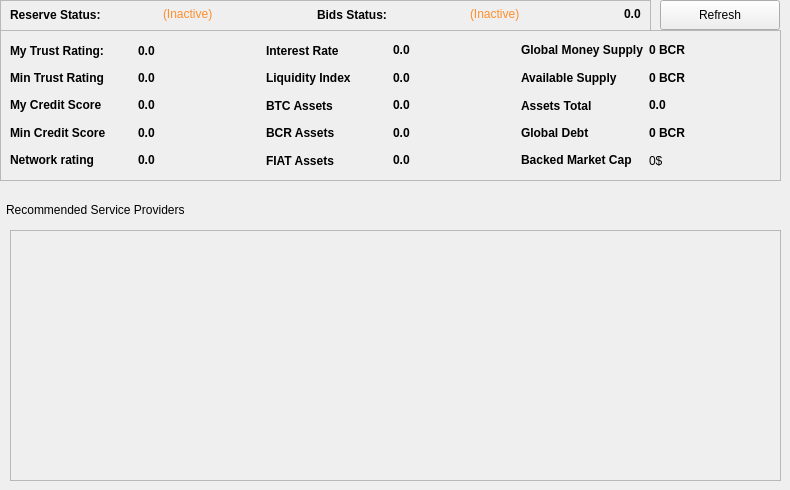
  <widget class="QWidget" name="tab_3">
   <attribute name="title">
    <string>System Statics</string>
   </attribute>
   <widget class="QFrame" name="frame">
    <property name="geometry">
     <rect>
      <x>0</x>
      <y>30</y>
      <width>781</width>
      <height>151</height>
     </rect>
    </property>
    <property name="frameShape">
     <enum>QFrame::StyledPanel</enum>
    </property>
    <property name="frameShadow">
     <enum>QFrame::Raised</enum>
    </property>
    <widget class="QWidget" name="layoutWidget_4">
     <property name="geometry">
      <rect>
       <x>10</x>
       <y>10</y>
       <width>761</width>
       <height>131</height>
      </rect>
     </property>
     <layout class="QGridLayout" name="gridLayout_2">
      <item row="4" column="1">
       <widget class="QLabel" name="networkrating">
        <property name="font">
         <font>
          <weight>75</weight>
          <bold>true</bold>
         </font>
        </property>
        <property name="cursor">
         <cursorShape>IBeamCursor</cursorShape>
        </property>
        <property name="toolTip">
         <string/>
        </property>
        <property name="styleSheet">
         <string notr="true"/>
        </property>
        <property name="text">
         <string notr="true">0.0</string>
        </property>
        <property name="textInteractionFlags">
         <set>Qt::LinksAccessibleByMouse|Qt::TextSelectableByKeyboard|Qt::TextSelectableByMouse</set>
        </property>
       </widget>
      </item>
      <item row="0" column="3">
       <widget class="QLabel" name="netinterestrate">
        <property name="font">
         <font>
          <weight>75</weight>
          <bold>true</bold>
         </font>
        </property>
        <property name="cursor">
         <cursorShape>IBeamCursor</cursorShape>
        </property>
        <property name="toolTip">
         <string/>
        </property>
        <property name="styleSheet">
         <string notr="true"/>
        </property>
        <property name="text">
         <string notr="true">0.0</string>
        </property>
        <property name="textInteractionFlags">
         <set>Qt::LinksAccessibleByMouse|Qt::TextSelectableByKeyboard|Qt::TextSelectableByMouse</set>
        </property>
       </widget>
      </item>
      <item row="3" column="1">
       <widget class="QLabel" name="mincreditscore">
        <property name="font">
         <font>
          <weight>75</weight>
          <bold>true</bold>
         </font>
        </property>
        <property name="cursor">
         <cursorShape>IBeamCursor</cursorShape>
        </property>
        <property name="toolTip">
         <string/>
        </property>
        <property name="styleSheet">
         <string notr="true"/>
        </property>
        <property name="text">
         <string notr="true">0.0</string>
        </property>
        <property name="textInteractionFlags">
         <set>Qt::LinksAccessibleByMouse|Qt::TextSelectableByKeyboard|Qt::TextSelectableByMouse</set>
        </property>
       </widget>
      </item>
      <item row="0" column="0">
       <widget class="QLabel" name="trust">
        <property name="font">
         <font>
          <weight>75</weight>
          <bold>true</bold>
         </font>
        </property>
        <property name="styleSheet">
         <string notr="true"/>
        </property>
        <property name="text">
         <string>My Trust Rating:</string>
        </property>
       </widget>
      </item>
      <item row="3" column="0">
       <widget class="QLabel" name="label_11">
        <property name="font">
         <font>
          <weight>75</weight>
          <bold>true</bold>
         </font>
        </property>
        <property name="styleSheet">
         <string notr="true"/>
        </property>
        <property name="text">
         <string>&lt;html&gt;&lt;head/&gt;&lt;body&gt;&lt;p&gt;Min Credit Score&lt;/p&gt;&lt;/body&gt;&lt;/html&gt;</string>
        </property>
       </widget>
      </item>
      <item row="0" column="2">
       <widget class="QLabel" name="label_20">
        <property name="font">
         <font>
          <weight>75</weight>
          <bold>true</bold>
         </font>
        </property>
        <property name="styleSheet">
         <string notr="true"/>
        </property>
        <property name="text">
         <string>Interest Rate </string>
        </property>
       </widget>
      </item>
      <item row="1" column="3">
       <widget class="QLabel" name="liquidityindex">
        <property name="font">
         <font>
          <weight>75</weight>
          <bold>true</bold>
         </font>
        </property>
        <property name="cursor">
         <cursorShape>IBeamCursor</cursorShape>
        </property>
        <property name="toolTip">
         <string/>
        </property>
        <property name="styleSheet">
         <string notr="true"/>
        </property>
        <property name="text">
         <string notr="true">0.0</string>
        </property>
        <property name="textInteractionFlags">
         <set>Qt::LinksAccessibleByMouse|Qt::TextSelectableByKeyboard|Qt::TextSelectableByMouse</set>
        </property>
       </widget>
      </item>
      <item row="2" column="0">
       <widget class="QLabel" name="label_10">
        <property name="font">
         <font>
          <weight>75</weight>
          <bold>true</bold>
         </font>
        </property>
        <property name="styleSheet">
         <string notr="true"/>
        </property>
        <property name="text">
         <string>&lt;html&gt;&lt;head/&gt;&lt;body&gt;&lt;p&gt; My Credit Score&lt;/p&gt;&lt;/body&gt;&lt;/html&gt;</string>
        </property>
       </widget>
      </item>
      <item row="0" column="4">
       <widget class="QLabel" name="label_39">
        <property name="styleSheet">
         <string notr="true"/>
        </property>
        <property name="text">
         <string>&lt;html&gt;&lt;head/&gt;&lt;body&gt;&lt;p&gt;&lt;span style=&quot; font-weight:600;&quot;&gt;Global Money Supply&lt;/span&gt;&lt;/p&gt;&lt;/body&gt;&lt;/html&gt;</string>
        </property>
       </widget>
      </item>
      <item row="1" column="4">
       <widget class="QLabel" name="label_41">
        <property name="styleSheet">
         <string notr="true"/>
        </property>
        <property name="text">
         <string>&lt;html&gt;&lt;head/&gt;&lt;body&gt;&lt;p&gt;&lt;span style=&quot; font-weight:600;&quot;&gt;Available Supply&lt;/span&gt;&lt;/p&gt;&lt;/body&gt;&lt;/html&gt;</string>
        </property>
       </widget>
      </item>
      <item row="2" column="2">
       <widget class="QLabel" name="label_14">
        <property name="font">
         <font>
          <weight>75</weight>
          <bold>true</bold>
         </font>
        </property>
        <property name="styleSheet">
         <string notr="true"/>
        </property>
        <property name="text">
         <string>BTC Assets</string>
        </property>
       </widget>
      </item>
      <item row="4" column="2">
       <widget class="QLabel" name="label_16">
        <property name="font">
         <font>
          <weight>75</weight>
          <bold>true</bold>
         </font>
        </property>
        <property name="styleSheet">
         <string notr="true"/>
        </property>
        <property name="text">
         <string>FIAT Assets</string>
        </property>
       </widget>
      </item>
      <item row="1" column="1">
       <widget class="QLabel" name="mintrust">
        <property name="font">
         <font>
          <weight>75</weight>
          <bold>true</bold>
         </font>
        </property>
        <property name="cursor">
         <cursorShape>IBeamCursor</cursorShape>
        </property>
        <property name="toolTip">
         <string/>
        </property>
        <property name="styleSheet">
         <string notr="true"/>
        </property>
        <property name="text">
         <string notr="true">0.0</string>
        </property>
        <property name="textInteractionFlags">
         <set>Qt::LinksAccessibleByMouse|Qt::TextSelectableByKeyboard|Qt::TextSelectableByMouse</set>
        </property>
       </widget>
      </item>
      <item row="0" column="1">
       <widget class="QLabel" name="trustscoreLabel">
        <property name="font">
         <font>
          <weight>75</weight>
          <bold>true</bold>
         </font>
        </property>
        <property name="text">
         <string>0.0</string>
        </property>
       </widget>
      </item>
      <item row="4" column="0">
       <widget class="QLabel" name="label_15">
        <property name="font">
         <font>
          <weight>75</weight>
          <bold>true</bold>
         </font>
        </property>
        <property name="styleSheet">
         <string notr="true"/>
        </property>
        <property name="text">
         <string>&lt;html&gt;&lt;head/&gt;&lt;body&gt;&lt;p&gt;Network rating&lt;/p&gt;&lt;/body&gt;&lt;/html&gt;</string>
        </property>
       </widget>
      </item>
      <item row="3" column="3">
       <widget class="QLabel" name="bcrassets">
        <property name="font">
         <font>
          <weight>75</weight>
          <bold>true</bold>
         </font>
        </property>
        <property name="cursor">
         <cursorShape>IBeamCursor</cursorShape>
        </property>
        <property name="toolTip">
         <string/>
        </property>
        <property name="styleSheet">
         <string notr="true"/>
        </property>
        <property name="text">
         <string notr="true">0.0</string>
        </property>
        <property name="textInteractionFlags">
         <set>Qt::LinksAccessibleByMouse|Qt::TextSelectableByKeyboard|Qt::TextSelectableByMouse</set>
        </property>
       </widget>
      </item>
      <item row="1" column="2">
       <widget class="QLabel" name="label_13">
        <property name="font">
         <font>
          <weight>75</weight>
          <bold>true</bold>
         </font>
        </property>
        <property name="styleSheet">
         <string notr="true"/>
        </property>
        <property name="text">
         <string>Liquidity Index</string>
        </property>
       </widget>
      </item>
      <item row="1" column="0">
       <widget class="QLabel" name="label_9">
        <property name="font">
         <font>
          <weight>75</weight>
          <bold>true</bold>
         </font>
        </property>
        <property name="styleSheet">
         <string notr="true"/>
        </property>
        <property name="text">
         <string>&lt;html&gt;&lt;head/&gt;&lt;body&gt;&lt;p&gt;Min Trust Rating&lt;/p&gt;&lt;/body&gt;&lt;/html&gt;</string>
        </property>
       </widget>
      </item>
      <item row="2" column="1">
       <widget class="QLabel" name="avecreditscore">
        <property name="font">
         <font>
          <weight>75</weight>
          <bold>true</bold>
         </font>
        </property>
        <property name="cursor">
         <cursorShape>IBeamCursor</cursorShape>
        </property>
        <property name="toolTip">
         <string/>
        </property>
        <property name="styleSheet">
         <string notr="true"/>
        </property>
        <property name="text">
         <string notr="true">0.0</string>
        </property>
        <property name="textInteractionFlags">
         <set>Qt::LinksAccessibleByMouse|Qt::TextSelectableByKeyboard|Qt::TextSelectableByMouse</set>
        </property>
       </widget>
      </item>
      <item row="2" column="3">
       <widget class="QLabel" name="btcassets">
        <property name="font">
         <font>
          <weight>75</weight>
          <bold>true</bold>
         </font>
        </property>
        <property name="cursor">
         <cursorShape>IBeamCursor</cursorShape>
        </property>
        <property name="toolTip">
         <string/>
        </property>
        <property name="styleSheet">
         <string notr="true"/>
        </property>
        <property name="text">
         <string notr="true">0.0</string>
        </property>
        <property name="textInteractionFlags">
         <set>Qt::LinksAccessibleByMouse|Qt::TextSelectableByKeyboard|Qt::TextSelectableByMouse</set>
        </property>
       </widget>
      </item>
      <item row="2" column="4">
       <widget class="QLabel" name="label_42">
        <property name="font">
         <font>
          <weight>75</weight>
          <bold>true</bold>
         </font>
        </property>
        <property name="styleSheet">
         <string notr="true"/>
        </property>
        <property name="text">
         <string>Assets Total</string>
        </property>
       </widget>
      </item>
      <item row="3" column="2">
       <widget class="QLabel" name="label_18">
        <property name="font">
         <font>
          <weight>75</weight>
          <bold>true</bold>
         </font>
        </property>
        <property name="styleSheet">
         <string notr="true"/>
        </property>
        <property name="text">
         <string>BCR Assets </string>
        </property>
       </widget>
      </item>
      <item row="0" column="5">
       <widget class="QLabel" name="gblmoneysupply">
        <property name="font">
         <font>
          <weight>75</weight>
          <bold>true</bold>
         </font>
        </property>
        <property name="cursor">
         <cursorShape>IBeamCursor</cursorShape>
        </property>
        <property name="toolTip">
         <string/>
        </property>
        <property name="styleSheet">
         <string notr="true"/>
        </property>
        <property name="text">
         <string notr="true">0 BCR</string>
        </property>
        <property name="textInteractionFlags">
         <set>Qt::LinksAccessibleByMouse|Qt::TextSelectableByKeyboard|Qt::TextSelectableByMouse</set>
        </property>
       </widget>
      </item>
      <item row="4" column="3">
       <widget class="QLabel" name="fiatassets">
        <property name="font">
         <font>
          <weight>75</weight>
          <bold>true</bold>
         </font>
        </property>
        <property name="cursor">
         <cursorShape>IBeamCursor</cursorShape>
        </property>
        <property name="toolTip">
         <string/>
        </property>
        <property name="styleSheet">
         <string notr="true"/>
        </property>
        <property name="text">
         <string notr="true">0.0</string>
        </property>
        <property name="textInteractionFlags">
         <set>Qt::LinksAccessibleByMouse|Qt::TextSelectableByKeyboard|Qt::TextSelectableByMouse</set>
        </property>
       </widget>
      </item>
      <item row="3" column="4">
       <widget class="QLabel" name="label_38">
        <property name="styleSheet">
         <string notr="true"/>
        </property>
        <property name="text">
         <string>&lt;html&gt;&lt;head/&gt;&lt;body&gt;&lt;p&gt;&lt;span style=&quot; font-weight:600;&quot;&gt;Global Debt&lt;/span&gt;&lt;/p&gt;&lt;/body&gt;&lt;/html&gt;</string>
        </property>
       </widget>
      </item>
      <item row="4" column="4">
       <widget class="QLabel" name="label_40">
        <property name="styleSheet">
         <string notr="true"/>
        </property>
        <property name="text">
         <string>&lt;html&gt;&lt;head/&gt;&lt;body&gt;&lt;p&gt;&lt;span style=&quot; font-weight:600;&quot;&gt;Backed Market Cap&lt;/span&gt;&lt;/p&gt;&lt;/body&gt;&lt;/html&gt;</string>
        </property>
       </widget>
      </item>
      <item row="1" column="5">
       <widget class="QLabel" name="gblavailablecredit">
        <property name="font">
         <font>
          <weight>75</weight>
          <bold>true</bold>
         </font>
        </property>
        <property name="cursor">
         <cursorShape>IBeamCursor</cursorShape>
        </property>
        <property name="toolTip">
         <string/>
        </property>
        <property name="styleSheet">
         <string notr="true"/>
        </property>
        <property name="text">
         <string notr="true">0 BCR</string>
        </property>
        <property name="textInteractionFlags">
         <set>Qt::LinksAccessibleByMouse|Qt::TextSelectableByKeyboard|Qt::TextSelectableByMouse</set>
        </property>
       </widget>
      </item>
      <item row="2" column="5">
       <widget class="QLabel" name="assetstotal">
        <property name="font">
         <font>
          <weight>75</weight>
          <bold>true</bold>
         </font>
        </property>
        <property name="cursor">
         <cursorShape>IBeamCursor</cursorShape>
        </property>
        <property name="toolTip">
         <string/>
        </property>
        <property name="styleSheet">
         <string notr="true"/>
        </property>
        <property name="text">
         <string notr="true">0.0</string>
        </property>
        <property name="textInteractionFlags">
         <set>Qt::LinksAccessibleByMouse|Qt::TextSelectableByKeyboard|Qt::TextSelectableByMouse</set>
        </property>
       </widget>
      </item>
      <item row="3" column="5">
       <widget class="QLabel" name="globaldebt">
        <property name="font">
         <font>
          <weight>75</weight>
          <bold>true</bold>
         </font>
        </property>
        <property name="cursor">
         <cursorShape>IBeamCursor</cursorShape>
        </property>
        <property name="toolTip">
         <string/>
        </property>
        <property name="styleSheet">
         <string notr="true"/>
        </property>
        <property name="text">
         <string notr="true">0 BCR</string>
        </property>
        <property name="textInteractionFlags">
         <set>Qt::LinksAccessibleByMouse|Qt::TextSelectableByKeyboard|Qt::TextSelectableByMouse</set>
        </property>
       </widget>
      </item>
      <item row="4" column="5">
       <widget class="QLabel" name="marketcap">
        <property name="styleSheet">
         <string notr="true"/>
        </property>
        <property name="text">
         <string>0$</string>
        </property>
       </widget>
      </item>
     </layout>
    </widget>
   </widget>
   <widget class="QFrame" name="frame_2">
    <property name="geometry">
     <rect>
      <x>0</x>
      <y>0</y>
      <width>651</width>
      <height>31</height>
     </rect>
    </property>
    <property name="frameShape">
     <enum>QFrame::StyledPanel</enum>
    </property>
    <property name="frameShadow">
     <enum>QFrame::Raised</enum>
    </property>
    <widget class="QWidget" name="layoutWidget_5">
     <property name="geometry">
      <rect>
       <x>10</x>
       <y>4</y>
       <width>761</width>
       <height>21</height>
      </rect>
     </property>
     <layout class="QHBoxLayout" name="horizontalLayout_7">
      <item>
       <widget class="QLabel" name="label_34">
        <property name="font">
         <font>
          <weight>75</weight>
          <bold>true</bold>
         </font>
        </property>
        <property name="styleSheet">
         <string notr="true"/>
        </property>
        <property name="text">
         <string>Reserve Status:</string>
        </property>
       </widget>
      </item>
      <item>
       <widget class="QLabel" name="bankstatus">
        <property name="cursor">
         <cursorShape>WhatsThisCursor</cursorShape>
        </property>
        <property name="toolTip">
         <string>The displayed information may be out of date. Your wallet automatically synchronizes with the Bitcredits network after a connection is established, but this process has not completed yet.</string>
        </property>
        <property name="styleSheet">
         <string notr="true"/>
        </property>
        <property name="text">
         <string notr="true">&lt;html&gt;&lt;head/&gt;&lt;body&gt;&lt;p&gt;&lt;span style=&quot; color:#ff8e2b;&quot;&gt;(Inactive)&lt;/span&gt;&lt;/p&gt;&lt;/body&gt;&lt;/html&gt;</string>
        </property>
        <property name="alignment">
         <set>Qt::AlignLeading|Qt::AlignLeft|Qt::AlignVCenter</set>
        </property>
       </widget>
      </item>
      <item>
       <widget class="QLabel" name="label_35">
        <property name="font">
         <font>
          <weight>75</weight>
          <bold>true</bold>
         </font>
        </property>
        <property name="styleSheet">
         <string notr="true"/>
        </property>
        <property name="text">
         <string>Bids Status:</string>
        </property>
       </widget>
      </item>
      <item>
       <widget class="QLabel" name="bidsstatus">
        <property name="cursor">
         <cursorShape>WhatsThisCursor</cursorShape>
        </property>
        <property name="toolTip">
         <string>The displayed information may be out of date. Your wallet automatically synchronizes with the Bitcredits network after a connection is established, but this process has not completed yet.</string>
        </property>
        <property name="styleSheet">
         <string notr="true">QLabel { color: red; }background:transparent;</string>
        </property>
        <property name="text">
         <string notr="true">&lt;html&gt;&lt;head/&gt;&lt;body&gt;&lt;p&gt;&lt;span style=&quot; color:#ff8e2b;&quot;&gt;(Inactive)&lt;/span&gt;&lt;/p&gt;&lt;/body&gt;&lt;/html&gt;</string>
        </property>
        <property name="alignment">
         <set>Qt::AlignLeading|Qt::AlignLeft|Qt::AlignVCenter</set>
        </property>
       </widget>
      </item>
      <item>
       <widget class="QLabel" name="newbids">
        <property name="font">
         <font>
          <weight>75</weight>
          <bold>true</bold>
         </font>
        </property>
        <property name="cursor">
         <cursorShape>IBeamCursor</cursorShape>
        </property>
        <property name="toolTip">
         <string/>
        </property>
        <property name="styleSheet">
         <string notr="true"/>
        </property>
        <property name="text">
         <string notr="true">0.0</string>
        </property>
        <property name="textInteractionFlags">
         <set>Qt::LinksAccessibleByMouse|Qt::TextSelectableByKeyboard|Qt::TextSelectableByMouse</set>
        </property>
       </widget>
      </item>
     </layout>
    </widget>
   </widget>
   <widget class="QPushButton" name="startButton">
    <property name="geometry">
     <rect>
      <x>660</x>
      <y>0</y>
      <width>120</width>
      <height>30</height>
     </rect>
    </property>
    <property name="sizePolicy">
     <sizepolicy hsizetype="Fixed" vsizetype="Fixed">
      <horstretch>0</horstretch>
      <verstretch>0</verstretch>
     </sizepolicy>
    </property>
    <property name="minimumSize">
     <size>
      <width>120</width>
      <height>30</height>
     </size>
    </property>
    <property name="maximumSize">
     <size>
      <width>16777215</width>
      <height>30</height>
     </size>
    </property>
    <property name="styleSheet">
     <string notr="true"/>
    </property>
    <property name="text">
     <string>Refresh</string>
    </property>
   </widget>
   <widget class="QFrame" name="globalstatsFrame">
    <property name="geometry">
     <rect>
      <x>10</x>
      <y>230</y>
      <width>771</width>
      <height>251</height>
     </rect>
    </property>
    <property name="frameShape">
     <enum>QFrame::StyledPanel</enum>
    </property>
    <property name="frameShadow">
     <enum>QFrame::Raised</enum>
    </property>
   </widget>
   <widget class="QLabel" name="label_8">
    <property name="geometry">
     <rect>
      <x>6</x>
      <y>200</y>
      <width>241</width>
      <height>20</height>
     </rect>
    </property>
    <property name="text">
     <string>Recommended Service Providers</string>
    </property>
   </widget>
  </widget>
